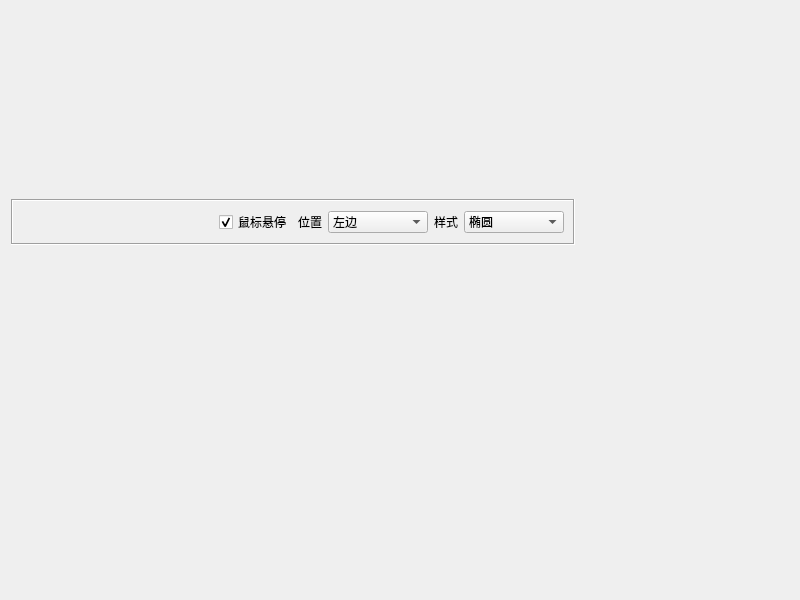
<?xml version="1.0" encoding="UTF-8"?>
<ui version="4.0">
 <class>frmAdsWidget2</class>
 <widget class="QWidget" name="frmAdsWidget2">
  <property name="geometry">
   <rect>
    <x>0</x>
    <y>0</y>
    <width>800</width>
    <height>600</height>
   </rect>
  </property>
  <property name="windowTitle">
   <string>Form</string>
  </property>
  <layout class="QGridLayout" name="gridLayout">
   <item row="0" column="0">
    <widget class="AdsWidget2" name="adsWidget2" native="true">
     <property name="minimumSize">
      <size>
       <width>564</width>
       <height>182</height>
      </size>
     </property>
     <property name="maximumSize">
      <size>
       <width>564</width>
       <height>182</height>
      </size>
     </property>
    </widget>
   </item>
   <item row="0" column="1">
    <spacer name="horizontalSpacer_2">
     <property name="orientation">
      <enum>Qt::Horizontal</enum>
     </property>
     <property name="sizeHint" stdset="0">
      <size>
       <width>1</width>
       <height>20</height>
      </size>
     </property>
    </spacer>
   </item>
   <item row="1" column="0">
    <widget class="QFrame" name="frame">
     <property name="minimumSize">
      <size>
       <width>564</width>
       <height>0</height>
      </size>
     </property>
     <property name="maximumSize">
      <size>
       <width>564</width>
       <height>16777215</height>
      </size>
     </property>
     <property name="frameShape">
      <enum>QFrame::Box</enum>
     </property>
     <property name="frameShadow">
      <enum>QFrame::Sunken</enum>
     </property>
     <layout class="QHBoxLayout" name="horizontalLayout">
      <item>
       <spacer name="horizontalSpacer">
        <property name="orientation">
         <enum>Qt::Horizontal</enum>
        </property>
        <property name="sizeHint" stdset="0">
         <size>
          <width>40</width>
          <height>20</height>
         </size>
        </property>
       </spacer>
      </item>
      <item>
       <widget class="QCheckBox" name="ckHoverStop">
        <property name="text">
         <string>鼠标悬停</string>
        </property>
        <property name="checked">
         <bool>true</bool>
        </property>
       </widget>
      </item>
      <item>
       <widget class="QLabel" name="labNavPosition">
        <property name="text">
         <string>位置</string>
        </property>
       </widget>
      </item>
      <item>
       <widget class="QComboBox" name="cboxNavPosition">
        <property name="minimumSize">
         <size>
          <width>100</width>
          <height>0</height>
         </size>
        </property>
        <item>
         <property name="text">
          <string>左边</string>
         </property>
        </item>
        <item>
         <property name="text">
          <string>中间</string>
         </property>
        </item>
        <item>
         <property name="text">
          <string>右边</string>
         </property>
        </item>
       </widget>
      </item>
      <item>
       <widget class="QLabel" name="labNavStyle">
        <property name="text">
         <string>样式</string>
        </property>
       </widget>
      </item>
      <item>
       <widget class="QComboBox" name="cboxNavStyle">
        <property name="minimumSize">
         <size>
          <width>100</width>
          <height>0</height>
         </size>
        </property>
        <item>
         <property name="text">
          <string>椭圆</string>
         </property>
        </item>
        <item>
         <property name="text">
          <string>圆形</string>
         </property>
        </item>
        <item>
         <property name="text">
          <string>矩形</string>
         </property>
        </item>
        <item>
         <property name="text">
          <string>圆点</string>
         </property>
        </item>
        <item>
         <property name="text">
          <string>长条</string>
         </property>
        </item>
       </widget>
      </item>
     </layout>
    </widget>
   </item>
   <item row="2" column="0">
    <spacer name="verticalSpacer">
     <property name="orientation">
      <enum>Qt::Vertical</enum>
     </property>
     <property name="sizeHint" stdset="0">
      <size>
       <width>20</width>
       <height>0</height>
      </size>
     </property>
    </spacer>
   </item>
  </layout>
 </widget>
 <customwidgets>
  <customwidget>
   <class>AdsWidget2</class>
   <extends>QWidget</extends>
   <header>adswidget2.h</header>
  </customwidget>
 </customwidgets>
 <resources/>
 <connections/>
</ui>
